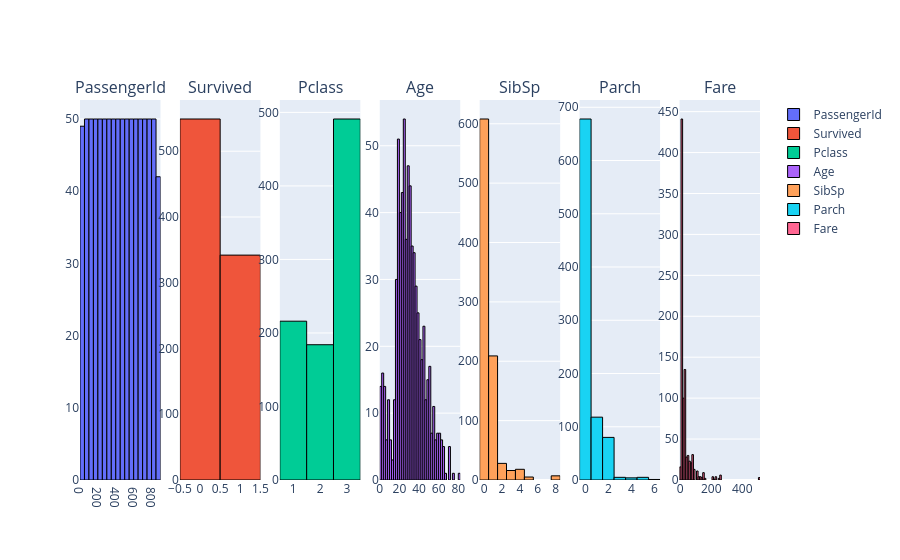

The code cell stored with this chart in its notebook:
### Code cell
import plotly.subplots as sp
import plotly.graph_objects as go

# Create subplot structure
fig = sp.make_subplots(rows=1, cols=len(num_cols), subplot_titles=num_cols)

# Add a histogram trace for each numeric column
for i, col in enumerate(num_cols):
    fig.add_trace(
        go.Histogram(x=df[col], name=col, marker=dict(line=dict(color='black', width=1))),
        row=1, col=i + 1
    )
fig.show()

### Figure 1 — Plotly figure (JSON) as saved in the notebook; plotly's stock layout.template omitted (floating-point values rounded to 4 significant figures; data arrays with more than 128 entries replaced by an {"elided": "..."} marker saying what was removed)
{"data": [{"marker": {"line": {"color": "black", "width": 1}}, "name": "PassengerId", "type": "histogram", "x": {"elided": "891 int values"}, "xaxis": "x", "yaxis": "y"}, {"marker": {"line": {"color": "black", "width": 1}}, "name": "Survived", "type": "histogram", "x": {"elided": "891 int values"}, "xaxis": "x2", "yaxis": "y2"}, {"marker": {"line": {"color": "black", "width": 1}}, "name": "Pclass", "type": "histogram", "x": {"elided": "891 int values"}, "xaxis": "x3", "yaxis": "y3"}, {"marker": {"line": {"color": "black", "width": 1}}, "name": "Age", "type": "histogram", "x": {"elided": "891 float values"}, "xaxis": "x4", "yaxis": "y4"}, {"marker": {"line": {"color": "black", "width": 1}}, "name": "SibSp", "type": "histogram", "x": {"elided": "891 int values"}, "xaxis": "x5", "yaxis": "y5"}, {"marker": {"line": {"color": "black", "width": 1}}, "name": "Parch", "type": "histogram", "x": {"elided": "891 int values"}, "xaxis": "x6", "yaxis": "y6"}, {"marker": {"line": {"color": "black", "width": 1}}, "name": "Fare", "type": "histogram", "x": {"elided": "891 float values"}, "xaxis": "x7", "yaxis": "y7"}], "layout": {"annotations": [{"font": {"size": 16}, "showarrow": false, "text": "PassengerId", "x": 0.05918, "xanchor": "center", "xref": "paper", "y": 1, "yanchor": "bottom", "yref": "paper"}, {"font": {"size": 16}, "showarrow": false, "text": "Survived", "x": 0.2061, "xanchor": "center", "xref": "paper", "y": 1, "yanchor": "bottom", "yref": "paper"}, {"font": {"size": 16}, "showarrow": false, "text": "Pclass", "x": 0.3531, "xanchor": "center", "xref": "paper", "y": 1, "yanchor": "bottom", "yref": "paper"}, {"font": {"size": 16}, "showarrow": false, "text": "Age", "x": 0.5, "xanchor": "center", "xref": "paper", "y": 1, "yanchor": "bottom", "yref": "paper"}, {"font": {"size": 16}, "showarrow": false, "text": "SibSp", "x": 0.6469, "xanchor": "center", "xref": "paper", "y": 1, "yanchor": "bottom", "yref": "paper"}, {"font": {"size": 16}, "showarrow": false, "text": "Parch", "x": 0.7939, "xanchor": "center", "xref": "paper", "y": 1, "yanchor": "bottom", "yref": "paper"}, {"font": {"size": 16}, "showarrow": false, "text": "Fare", "x": 0.9408, "xanchor": "center", "xref": "paper", "y": 1, "yanchor": "bottom", "yref": "paper"}], "xaxis": {"anchor": "y", "domain": [0, 0.1184]}, "xaxis2": {"anchor": "y2", "domain": [0.1469, 0.2653]}, "xaxis3": {"anchor": "y3", "domain": [0.2939, 0.4122]}, "xaxis4": {"anchor": "y4", "domain": [0.4408, 0.5592]}, "xaxis5": {"anchor": "y5", "domain": [0.5878, 0.7061]}, "xaxis6": {"anchor": "y6", "domain": [0.7347, 0.8531]}, "xaxis7": {"anchor": "y7", "domain": [0.8816, 1.0]}, "yaxis": {"anchor": "x", "domain": [0, 1]}, "yaxis2": {"anchor": "x2", "domain": [0, 1]}, "yaxis3": {"anchor": "x3", "domain": [0, 1]}, "yaxis4": {"anchor": "x4", "domain": [0, 1]}, "yaxis5": {"anchor": "x5", "domain": [0, 1]}, "yaxis6": {"anchor": "x6", "domain": [0, 1]}, "yaxis7": {"anchor": "x7", "domain": [0, 1]}}}
